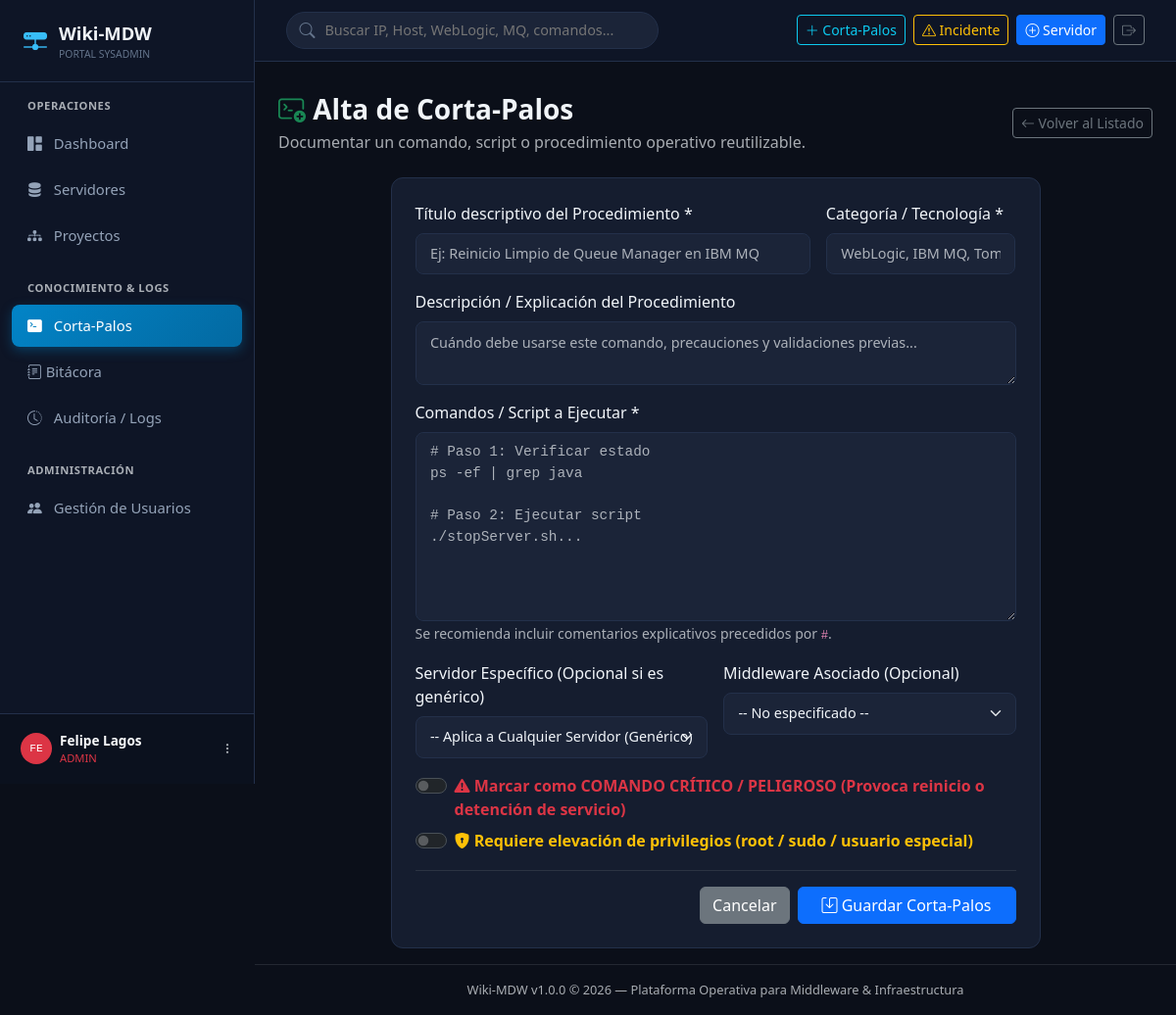
/runbooks/new (signed in), run on the app's committed database.
### app/models/user.py (models this page shows, shortened)
class User(BaseModel):
    __tablename__ = "users"
    username = Column(String(50), unique=True, nullable=False, index=True)
    password_hash = Column(String(255), nullable=False)
    full_name = Column(String(100), nullable=False)
    email = Column(String(120), unique=True, nullable=True)
    role = Column(String(20), default="viewer", nullable=False)  # admin, editor, viewer
    is_active = Column(Boolean, default=True, nullable=False)
    group_id = Column(Integer, ForeignKey("groups.id", ondelete="SET NULL"), nullable=True)
    last_login_at = Column(DateTime, nullable=True)
    last_login_ip = Column(String(45), nullable=True)
    group = relationship("Group", back_populates="users")
    @property
    def effective_role(self) -> str:
        user_role = self.role or "viewer"
        group_role = self.group.role if self.group else "viewer"
        role_hierarchy = {"admin": 3, "editor": 2, "viewer": 1}
        u_score = role_hierarchy.get(user_role, 1)
        g_score = role_hierarchy.get(group_role, 1)
        return user_role if u_score >= g_score else group_role
    @property
    def is_admin(self) -> bool:
        return self.effective_role == "admin"
    @property
    def can_edit(self) -> bool:
        return self.effective_role in ["admin", "editor"]

### app/routes/runbooks.py (the view, shortened to what this page needs)
@runbooks_bp.route("/new", methods=["GET", "POST"])
def create_runbook():
    with get_db() as session:
        servers = session.query(Server).order_by(Server.hostname.asc()).all()
        middlewares = session.query(MiddlewareInstance).order_by(MiddlewareInstance.name.asc()).all()
        return render_template("runbooks/create.html", servers=servers, middlewares=middlewares)

### app/database.py (called while the page is built)
@contextmanager
def get_db():
    session = SessionLocal()
    try:
        yield session
        session.commit()
    except Exception:
        session.rollback()
        raise

### app/templates/runbooks/create.html (shortened to what this page needs)
{% extends "base.html" %}
{% block content %}
<div class="d-flex align-items-center justify-content-between mb-4">
    <div>
        <h3 class="fw-bold mb-1"><i class="bi bi-terminal-plus text-success"></i> Alta de Corta-Palos</h3>
        <p class="text-muted mb-0">Documentar un comando, script o procedimiento operativo reutilizable.</p>
    </div>
    <a href="{{ url_for('runbooks.list_runbooks') }}" class="btn btn-outline-secondary btn-sm">
        <i class="bi bi-arrow-left"></i> Volver al Listado
    </a>
</div>
<div class="row justify-content-center">
    <div class="col-lg-9">
        <div class="card-custom">
            <div class="card-custom-body p-4">
                <form method="POST" action="{{ url_for('runbooks.create_runbook') }}">
                    <div class="row g-3 mb-3">
                        <div class="col-md-8">
                            <label class="form-label">Título descriptivo del Procedimiento *</label>
                            <input type="text" name="title" class="form-control form-control-dark" placeholder="Ej: Reinicio Limpio de Queue Manager en IBM MQ" required>
                        </div>
                        <div class="col-md-4">
                            <label class="form-label">Categoría / Tecnología *</label>
                            <input type="text" name="category" class="form-control form-control-dark" placeholder="WebLogic, IBM MQ, Tomcat, Linux OS, SSL..." required list="categoryList">
                        </div>
                        <div class="col-12">
                            <label class="form-label">Descripción / Explicación del Procedimiento</label>
                            <textarea name="description" class="form-control form-control-dark" rows="2" placeholder="Cuándo debe usarse este comando, precauciones y validaciones previas..."></textarea>
                        </div>
                        <div class="col-12">
                            <label class="form-label">Comandos / Script a Ejecutar *</label>
                            <textarea name="command_text" class="form-control form-control-dark font-monospace text-info" rows="8" placeholder="# Paso 1: Verificar estado&#10;ps -ef | grep java&#10;&#10;# Paso 2: Ejecutar script&#10;./stopServer.sh..." required></textarea>
                            <small class="text-muted">Se recomienda incluir comentarios explicativos precedidos por <code>#</code>.</small>
                        </div>
                        <div class="col-md-6">
                            <label class="form-label">Servidor Específico (Opcional si es genérico)</label>
                            <select name="server_id" class="form-select form-select-dark">
                                <option value="">-- Aplica a Cualquier Servidor (Genérico) --</option>
                            </select>
                        </div>
                        <div class="col-md-6">
                            <label class="form-label">Middleware Asociado (Opcional)</label>
                            <select name="middleware_id" class="form-select form-select-dark">
                                <option value="">-- No especificado --</option>
                            </select>
                        </div>
                        <div class="col-12">
                            <div class="form-check form-switch mb-2">
                                <input class="form-check-input" type="checkbox" name="is_dangerous" value="1" id="is_dangerous">
                                <label class="form-check-label text-danger fw-semibold" for="is_dangerous">
                                    <i class="bi bi-exclamation-triangle-fill"></i> Marcar como COMANDO CRÍTICO / PELIGROSO (Provoca reinicio o detención de servicio)
                                </label>
                            </div>
                            <div class="form-check form-switch">
                                <input class="form-check-input" type="checkbox" name="requires_sudo" value="1" id="requires_sudo">
                                <label class="form-check-label text-warning fw-semibold" for="requires_sudo">
                                    <i class="bi bi-shield-lock-fill"></i> Requiere elevación de privilegios (root / sudo / usuario especial)
                                </label>
                            </div>
                        </div>
                    </div>
                    <div class="d-flex justify-content-end gap-2 border-top border-secondary border-opacity-25 pt-3">
                        <a href="{{ url_for('runbooks.list_runbooks') }}" class="btn btn-secondary">Cancelar</a>
                        <button type="submit" class="btn btn-primary px-4"><i class="bi bi-save"></i> Guardar Corta-Palos</button>
                    </div>
                </form>
            </div>
        </div>
    </div>
</div>
{% endblock %}

### app/templates/base.html (shortened to what this page needs)
<!DOCTYPE html>
<html lang="es" data-bs-theme="dark">
<head>
    <link href="https://cdn.jsdelivr.net/npm/bootstrap@5.3.3/dist/css/bootstrap.min.css" rel="stylesheet">
    <link rel="stylesheet" href="https://cdn.jsdelivr.net/npm/bootstrap-icons@1.11.3/font/bootstrap-icons.min.css">
    <link rel="stylesheet" href="{{ url_for('static', filename='css/style.css') }}">
</head>
<body>
    <aside class="sidebar">
        <a href="{{ url_for('main.dashboard') }}" class="sidebar-brand">
            <i class="bi bi-hdd-network-fill"></i>
            <div>
                <span>Wiki-MDW</span>
                <div style="font-size: 0.65rem; color: var(--text-muted); font-weight: normal;">PORTAL SYSADMIN</div>
            </div>
        </a>
        <div class="sidebar-nav">
            <div class="text-uppercase text-muted px-3 mb-2" style="font-size: 0.7rem; font-weight: 700; letter-spacing: 0.05em;">Operaciones</div>
            <a href="{{ url_for('main.dashboard') }}" class="nav-link {% if request.endpoint == 'main.dashboard' %}active{% endif %}">
                <i class="bi bi-grid-1x2-fill"></i> Dashboard
            </a>
            <a href="{{ url_for('servers.list_servers') }}" class="nav-link {% if request.endpoint and request.endpoint.startswith('servers.') %}active{% endif %}">
                <i class="bi bi-server"></i> Servidores
            </a>
            <a href="{{ url_for('projects.list_projects') }}" class="nav-link {% if request.endpoint and request.endpoint.startswith('projects.') %}active{% endif %}">
                <i class="bi bi-diagram-3-fill"></i> Proyectos
            </a>
            <div class="text-uppercase text-muted px-3 mt-4 mb-2" style="font-size: 0.7rem; font-weight: 700; letter-spacing: 0.05em;">Conocimiento & Logs</div>
            <a href="{{ url_for('runbooks.list_runbooks') }}" class="nav-link {% if request.endpoint and request.endpoint.startswith('runbooks.') %}active{% endif %}">
                <i class="bi bi-terminal-fill"></i> Corta-Palos
            </a>
            <a href="{{ url_for('incidents.list_incidents') }}" class="nav-link d-flex justify-content-between align-items-center {% if request.endpoint and request.endpoint.startswith('incidents.') %}active{% endif %}">
                <div><i class="bi bi-journal-text"></i> Bitácora</div>
            </a>
            <a href="{{ url_for('audit.list_audits') }}" class="nav-link {% if request.endpoint and request.endpoint.startswith('audit.') %}active{% endif %}">
                <i class="bi bi-clock-history"></i> Auditoría / Logs
            </a>
            {% if is_admin %}
            <div class="text-uppercase text-muted px-3 mt-4 mb-2" style="font-size: 0.7rem; font-weight: 700; letter-spacing: 0.05em;">Administración</div>
            <a href="{{ url_for('admin_users.list_users') }}" class="nav-link {% if request.endpoint and request.endpoint.startswith('admin_users.') %}active{% endif %}">
                <i class="bi bi-people-fill"></i> Gestión de Usuarios
            </a>
            {% endif %}
        </div>
        <div class="sidebar-footer">
            {% if current_user %}
            <div class="dropdown w-100">
                <button class="btn p-0 w-100 text-start" type="button" data-bs-toggle="dropdown">
                    <div class="d-flex align-items-center gap-2">
                        <div class="d-flex align-items-center justify-content-center text-white font-monospace rounded-circle
                            {% if current_user.effective_role == 'admin' %}bg-danger{% elif current_user.effective_role == 'editor' %}bg-warning text-dark{% else %}bg-secondary{% endif %}"
                            style="width:32px;height:32px;font-size:0.7rem;flex-shrink:0;">
                            {{ current_user.full_name[:2].upper() }}
                        </div>
                        <div class="overflow-hidden flex-grow-1">
                            <div class="text-truncate fw-semibold text-light" style="font-size:0.85rem;">{{ current_user.full_name }}</div>
                            <div class="text-muted" style="font-size:0.7rem;">
                                <span class="{% if current_user.effective_role == 'admin' %}text-danger{% elif current_user.effective_role == 'editor' %}text-warning{% else %}text-muted{% endif %}">
                                    {{ current_user.effective_role | upper }}
                                </span>
                            </div>
                        </div>
                        <i class="bi bi-three-dots-vertical text-muted" style="font-size:0.75rem;"></i>
                    </div>
                </button>
            </div>
            {% endif %}
        </div>
    </aside>
    <div class="main-content">
        <header class="topbar">
            <div class="search-box">
                <i class="bi bi-search search-icon"></i>
                <input type="text" id="globalSearchInput" placeholder="Buscar IP, Host, WebLogic, MQ, comandos..." autocomplete="off">
            </div>
            <div class="d-flex align-items-center gap-2">
                {% if can_edit %}
                <a href="{{ url_for('runbooks.create_runbook') }}" class="btn btn-sm btn-outline-info">
                    <i class="bi bi-plus-lg"></i> Corta-Palos
                </a>
                <a href="{{ url_for('incidents.create_incident') }}" class="btn btn-sm btn-outline-warning">
                    <i class="bi bi-exclamation-triangle"></i> Incidente
                </a>
                <a href="{{ url_for('servers.create_server') }}" class="btn btn-sm btn-primary">
                    <i class="bi bi-plus-circle"></i> Servidor
                </a>
                {% endif %}
                {% if current_user %}
                <a href="{{ url_for('auth.logout') }}" class="btn btn-sm btn-outline-secondary" title="Cerrar Sesión">
                    <i class="bi bi-box-arrow-right"></i>
                </a>
                {% endif %}
            </div>
        </header>
        <div class="px-4 pt-3">
        </div>
        <main class="flex-grow-1 px-4 py-3">
            {% block content %}{% endblock %}
        </main>
        <footer class="text-center py-3 text-muted border-top border-secondary border-opacity-25" style="font-size: 0.8rem;">
            Wiki-MDW v{{ app_version }} &copy; {{ current_year }} &mdash; Plataforma Operativa para Middleware & Infraestructura
        </footer>
    </div>
</body>
</html>

### app/static/css/style.css (style rules this page uses)
:root { --bg-main: #0b0f19; --bg-card: #151d2f; --bg-card-hover: #1c263c; --bg-sidebar: #0e1526; --bg-input: #1b2438; --border-color: #23304a; --border-focus: #38bdf8; --text-primary: #f1f5f9; --text-secondary: #94a3b8; --text-muted: #64748b; --accent-blue: #38bdf8; --accent-indigo: #818cf8; --accent-green: #34d399; --accent-yellow: #fbbf24; --accent-red: #f87171; --accent-purple: #c084fc; --terminal-bg: #070a13; --terminal-text: #38bdf8; }
body { background-color: var(--bg-main); color: var(--text-primary); font-family: system-ui, -apple-system, "Segoe UI", Roboto, "Helvetica Neue", Arial, sans-serif; min-height: 100vh; }
.sidebar { background-color: var(--bg-sidebar); border-right: 1px solid var(--border-color); width: 260px; height: 100vh; position: fixed; top: 0; left: 0; z-index: 1000; transition: all 0.3s ease; display: flex; flex-direction: column; }
.sidebar-brand { padding: 1.25rem 1.5rem; border-bottom: 1px solid var(--border-color); display: flex; align-items: center; gap: 0.75rem; font-weight: 700; font-size: 1.15rem; color: var(--text-primary); text-decoration: none; }
.sidebar-brand i { color: var(--accent-blue); font-size: 1.5rem; }
.sidebar-nav { padding: 1rem 0.75rem; flex: 1; overflow-y: auto; }
.sidebar-nav .nav-link { color: var(--text-secondary); padding: 0.65rem 1rem; border-radius: 0.5rem; display: flex; align-items: center; gap: 0.75rem; font-weight: 500; font-size: 0.925rem; margin-bottom: 0.25rem; transition: all 0.2s ease; }
.sidebar-nav .nav-link.active { color: #ffffff; background: linear-gradient(135deg, #0284c7 0%, #0369a1 100%); box-shadow: 0 4px 12px rgba(2, 132, 199, 0.35); }
.sidebar-footer { padding: 1rem 1.25rem; border-top: 1px solid var(--border-color); background-color: rgba(0,0,0,0.2); }
.main-content { margin-left: 260px; min-height: 100vh; display: flex; flex-direction: column; }
.topbar { background-color: var(--bg-sidebar); border-bottom: 1px solid var(--border-color); padding: 0.75rem 2rem; display: flex; align-items: center; justify-content: space-between; position: sticky; top: 0; z-index: 900; }
.search-box { position: relative; width: 380px; }
.search-box input { background-color: var(--bg-input); border: 1px solid var(--border-color); color: var(--text-primary); border-radius: 20px; padding: 0.45rem 1rem 0.45rem 2.4rem; font-size: 0.9rem; width: 100%; transition: border-color 0.2s; }
.search-box i.search-icon { position: absolute; left: 0.85rem; top: 50%; transform: translateY(-50%); color: var(--text-muted); }
.card-custom { background-color: var(--bg-card); border: 1px solid var(--border-color); border-radius: 0.75rem; transition: transform 0.2s, box-shadow 0.2s; }
.card-custom-body { padding: 1.25rem; }
.form-control-dark, .form-select-dark { background-color: var(--bg-input); border: 1px solid var(--border-color); color: var(--text-primary); border-radius: 0.5rem; padding: 0.6rem 0.9rem; font-size: 0.9rem; }

### data on the page
User: full_name "FE", full_name "Felipe Lagos", effective_role "ADMIN"

### other printed values
{{ app_version }} "1.0.0"
